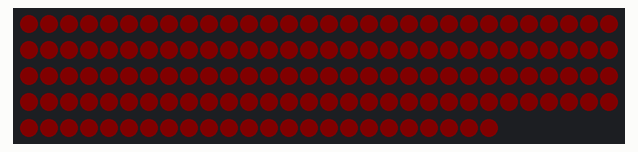
A sketch run on a simulated Arduino Uno, built with avr-gcc and run on an emulated ATmega328P. On the bench: 144 RGB LEDs in strip order, left to right, continuing on the next row. Dim RGB values are drawn brighter than linear.

Above: at 0.1 s.
At 2.1 s:
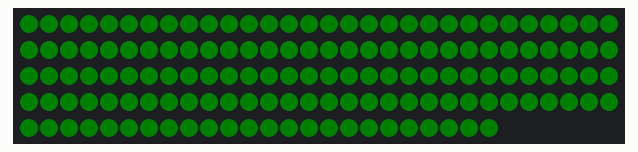
At 4.1 s:
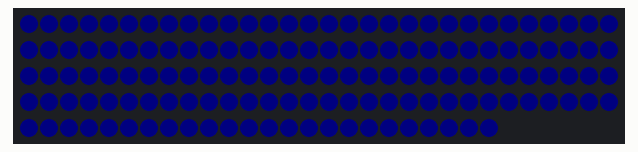
At 6.1 s:
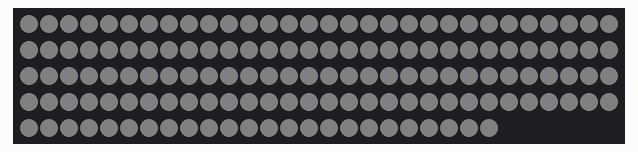
At 8.1 s:
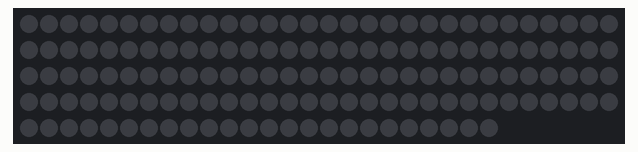

The sketch:

LEDStripTest.ino
```cpp
#include <Adafruit_NeoPixel.h>

#define LED_PIN 4
#define LED_COUNT 144

Adafruit_NeoPixel strip(LED_COUNT, LED_PIN, NEO_GRB + NEO_KHZ800);

void setup() {
  strip.begin();
  strip.setBrightness(5); // very low because you're using USB power
  strip.clear();
  strip.show();
}

void loop() {
  fillStrip(strip.Color(255, 0, 0));   // red
  delay(2000);

  fillStrip(strip.Color(0, 255, 0));   // green
  delay(2000);

  fillStrip(strip.Color(0, 0, 255));   // blue
  delay(2000);

  fillStrip(strip.Color(255, 255, 255)); // dim white
  delay(2000);

  fillStrip(strip.Color(0, 0, 0)); // off
  delay(1000);
}

void fillStrip(uint32_t color) {
  for (int i = 0; i < LED_COUNT; i++) {
    strip.setPixelColor(i, color);
  }
  strip.show();
}
```

Measured:
- by itself, everything shown: repeats every 9.0 s, in 5 steps
- what the display in image 1 shows lasts 2.0 s, from 2.0 s to 4.0 s
- what the display in image 4 shows lasts 1.0 s, from 8.1 s to 9.1 s
